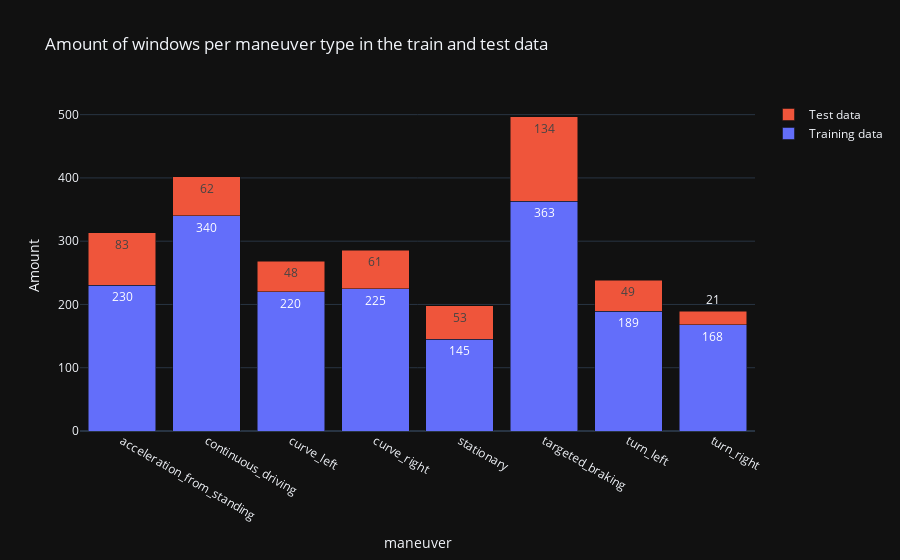

Notebook code cell kept with this figure:
### Markdown cell above
Let's have another look at the amount of windows in our new training and testing partitions. There will still be slight imbalance between our maneuver classes, but now the data set is much better suited for training and testing our model and since we are dealing with real world data it is fine not to synthetically bring the data to an absolute balanced ratio.

### Code cell
fig = go.Figure(data=[
    go.Bar(name='Training data', x=np.unique(y_train), y=np.unique(y_train, return_counts=True)[1],
           text=np.unique(y_train, return_counts=True)[1], textposition='auto'),
    go.Bar(name='Test data', x=np.unique(y_test), y=np.unique(y_test, return_counts=True)[1],
           text=np.unique(y_test, return_counts=True)[1], textposition='auto')
])

fig.update_layout(barmode='stack', title="Amount of windows per maneuver type in the train and test data")
fig.update_xaxes(title_text='maneuver')
fig.update_yaxes(title_text='Amount')
fig.show()

### Figure 1 — Plotly figure (JSON) as saved in the notebook; plotly's stock layout.template omitted (floating-point values rounded to 4 significant figures)
{"data": [{"name": "Training data", "text": [230.0, 340.0, 220.0, 225.0, 145.0, 363.0, 189.0, 168.0], "textposition": "auto", "x": ["acceleration_from_standing", "continuous_driving", "curve_left", "curve_right", "stationary", "targeted_braking", "turn_left", "turn_right"], "y": [230, 340, 220, 225, 145, 363, 189, 168], "type": "bar"}, {"name": "Test data", "text": [83.0, 62.0, 48.0, 61.0, 53.0, 134.0, 49.0, 21.0], "textposition": "auto", "x": ["acceleration_from_standing", "continuous_driving", "curve_left", "curve_right", "stationary", "targeted_braking", "turn_left", "turn_right"], "y": [83, 62, 48, 61, 53, 134, 49, 21], "type": "bar"}], "layout": {"barmode": "stack", "title": {"text": "Amount of windows per maneuver type in the train and test data"}, "xaxis": {"title": {"text": "maneuver"}}, "yaxis": {"title": {"text": "Amount"}}}}
